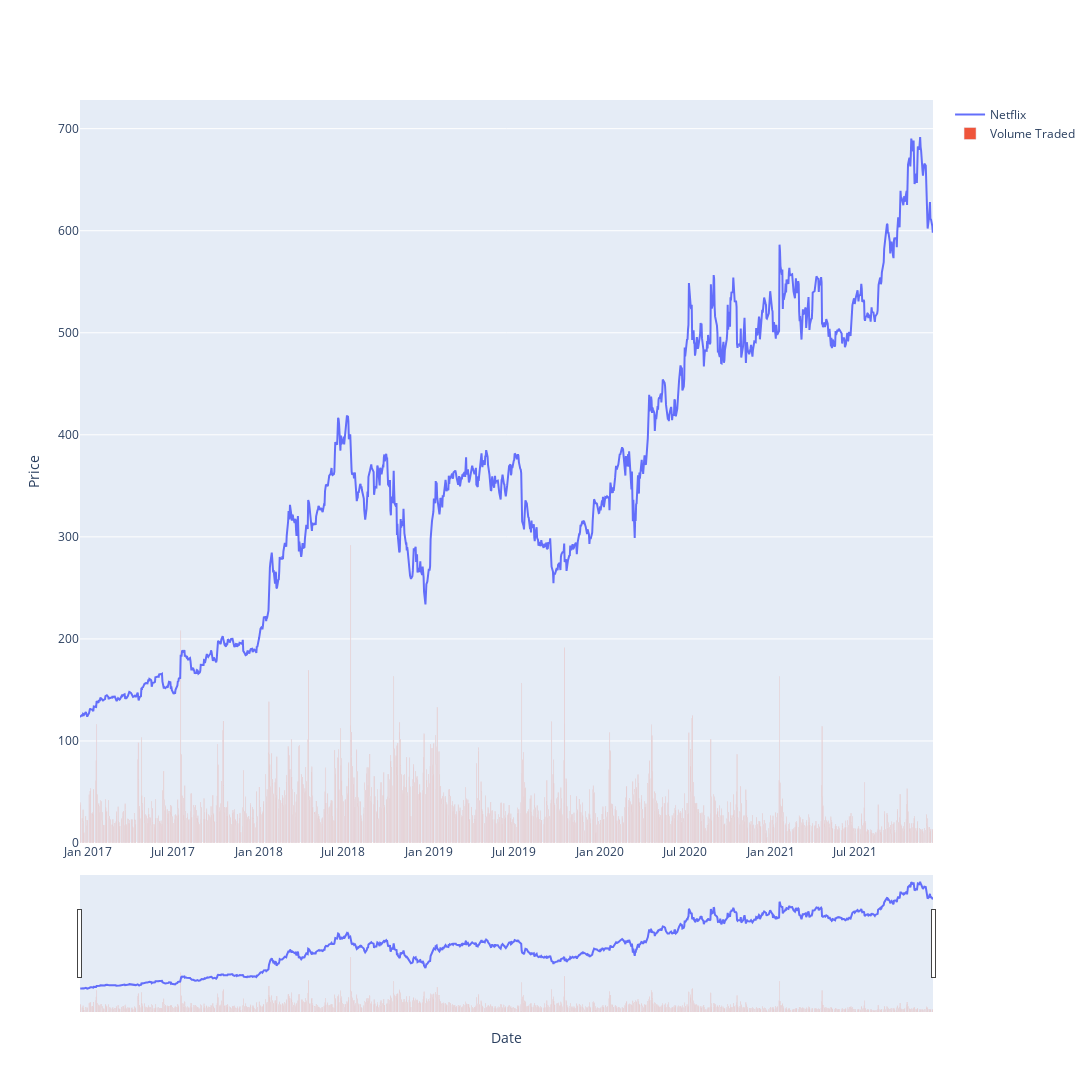

Notebook code for this chart:
### Markdown cell above
## Create a Price / Volume Chart

### Code cell
fig = go.Figure()
nflx_plot = go.Scatter(x=nflx_df.index, y=nflx_df['Close'], name="Netflix")

# Plot price changes
fig.add_trace(nflx_plot)

# Plot volume as bar graph
fig.add_trace(go.Bar(x=nflx_df.index, y=nflx_df['Volume']/200000, name='Volume Traded'))

fig.update_xaxes(title="Date", rangeslider_visible=True)
fig.update_yaxes(title="Price")
fig.update_layout(height=1200, width=1800, 
                  showlegend=True)
fig.show()

### Figure 1 — Plotly figure (JSON) as saved in the notebook; plotly's stock layout.template omitted (floating-point values rounded to 4 significant figures; data arrays with more than 128 entries replaced by an {"elided": "..."} marker saying what was removed)
{"data": [{"name": "Netflix", "type": "scatter", "x": {"elided": "1258 str values"}, "y": {"elided": "1258 float values"}}, {"name": "Volume Traded", "type": "bar", "x": {"elided": "1258 str values"}, "y": {"elided": "1258 float values"}}], "layout": {"height": 1200, "showlegend": true, "width": 1800, "xaxis": {"rangeslider": {"visible": true}, "title": {"text": "Date"}}, "yaxis": {"title": {"text": "Price"}}}}
